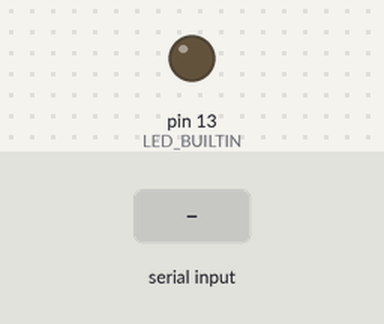
Recording of a sketch running on a simulated Arduino Uno, built with avr-gcc and run on an emulated ATmega328P. Shown: output pins drawn as LEDs (lit = HIGH). The test bench sets the inputs (shaded band).

Above: at 1.2 s.
1.3 s: byte 2 (2) received over Serial
At 1.9 s:
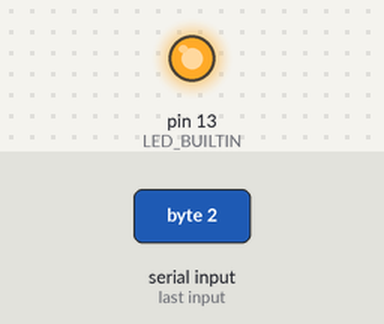
2.8 s: "1" received over Serial
At 4.2 s:
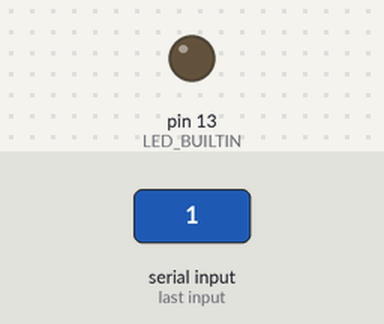
Timing chart, 0 to 5.8 s (numbered marks = the images above; inputs shaded):
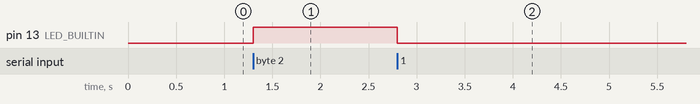

The sketch:

comm_test.ino
```cpp
// constants won't change. They're used here to set pin numbers and motor speed values:


// variables will change:
byte x = 0;   //variable for serial input

void getDataFromPC();
void analyze_byte();

void setup() {        // put your setup code here, to run once:
  // initialize the input/output pins:
  pinMode(LED_BUILTIN, OUTPUT);
  // set up Serial library at 9600 bps
  Serial.begin(9600);
}
void loop() {
  // put your main code here, to run repeatedly:
  getDataFromPC();
  analyze_byte();
}

void getDataFromPC() {
    // receive data from PC and save it into inputBuffer
  if(Serial.available() > 0) {
    x = Serial.read();
    //digitalWrite(LED_BUILTIN, HIGH);
  }

 // if(x==2)   {    //bit 1 is set
    //digitalWrite(LED_BUILTIN, HIGH);   // turn the LED on
 // }
}

void analyze_byte() {

  if(x==2)  {    //bit 2 is set
    digitalWrite(LED_BUILTIN, HIGH);   // turn the LED on
  }
  else  {
    digitalWrite(LED_BUILTIN, LOW);   // turn the LED off
  }
}
```

Measured:
- after the input at 1.3 s, pin 13 (LED_BUILTIN): LOW → HIGH at once
- after the input at 2.8 s, pin 13 (LED_BUILTIN): HIGH → LOW at once
